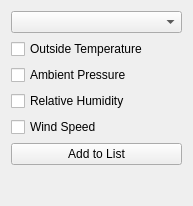
<?xml version="1.0" encoding="UTF-8"?>
<ui version="4.0">
 <class>Form</class>
 <widget class="QWidget" name="Form">
  <property name="geometry">
   <rect>
    <x>0</x>
    <y>0</y>
    <width>193</width>
    <height>206</height>
   </rect>
  </property>
  <property name="windowTitle">
   <string>Form</string>
  </property>
  <layout class="QFormLayout" name="formLayout">
   <item row="1" column="0">
    <widget class="QCheckBox" name="checkBoxOutsideTemperature">
     <property name="text">
      <string>Outside Temperature</string>
     </property>
    </widget>
   </item>
   <item row="2" column="0">
    <widget class="QCheckBox" name="checkBoxAmbientPressure">
     <property name="text">
      <string>Ambient Pressure</string>
     </property>
    </widget>
   </item>
   <item row="3" column="0">
    <widget class="QCheckBox" name="checkBoxRelativeHumidity">
     <property name="text">
      <string>Relative Humidity</string>
     </property>
    </widget>
   </item>
   <item row="4" column="0">
    <widget class="QCheckBox" name="checkBoxWindSpeed">
     <property name="text">
      <string>Wind Speed</string>
     </property>
    </widget>
   </item>
   <item row="0" column="0" colspan="2">
    <widget class="QComboBox" name="comboBoxWeatherStation"/>
   </item>
   <item row="5" column="0" colspan="2">
    <widget class="QPushButton" name="pushButton">
     <property name="text">
      <string>Add to List</string>
     </property>
    </widget>
   </item>
  </layout>
 </widget>
 <resources/>
 <connections/>
</ui>
